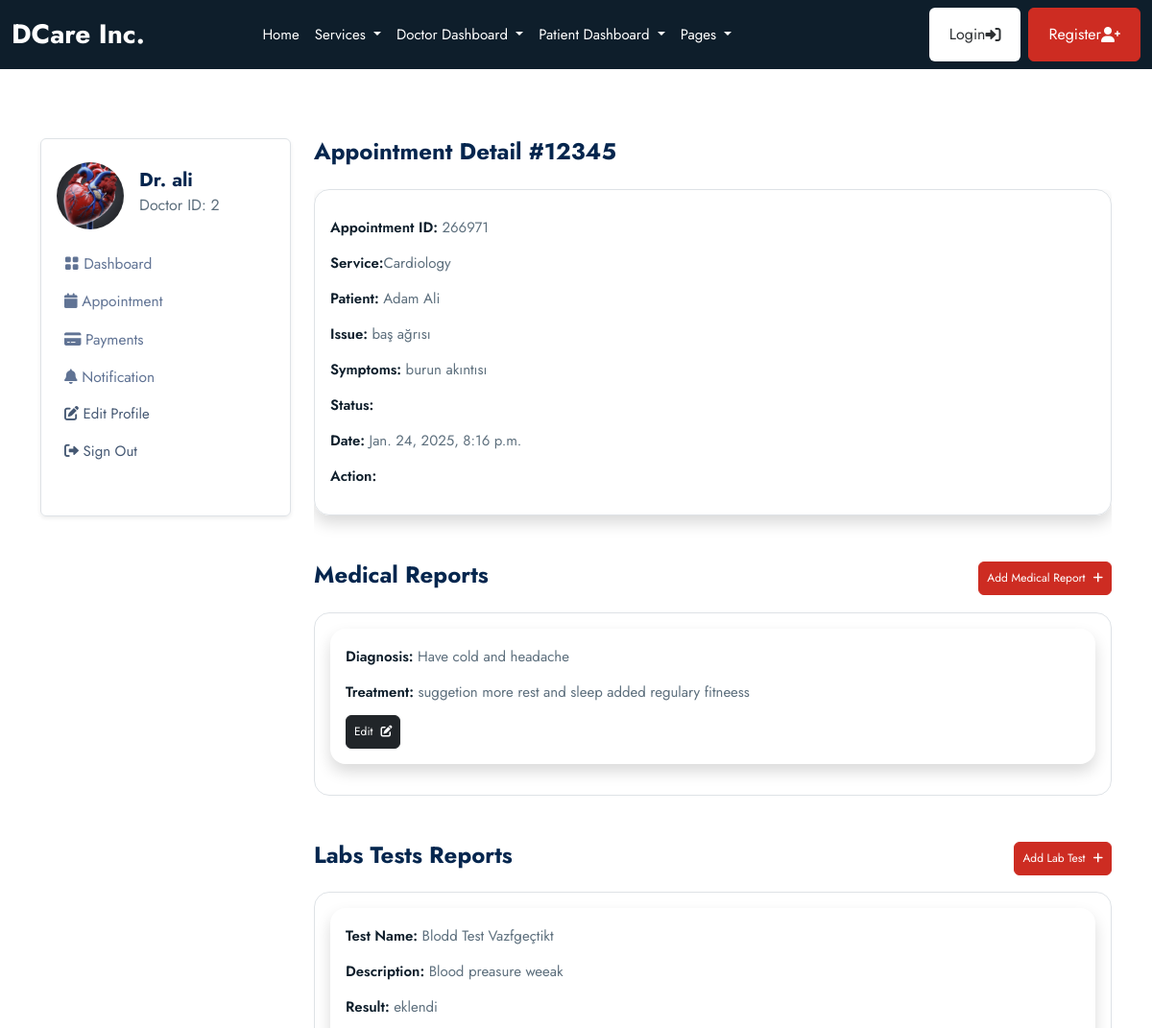
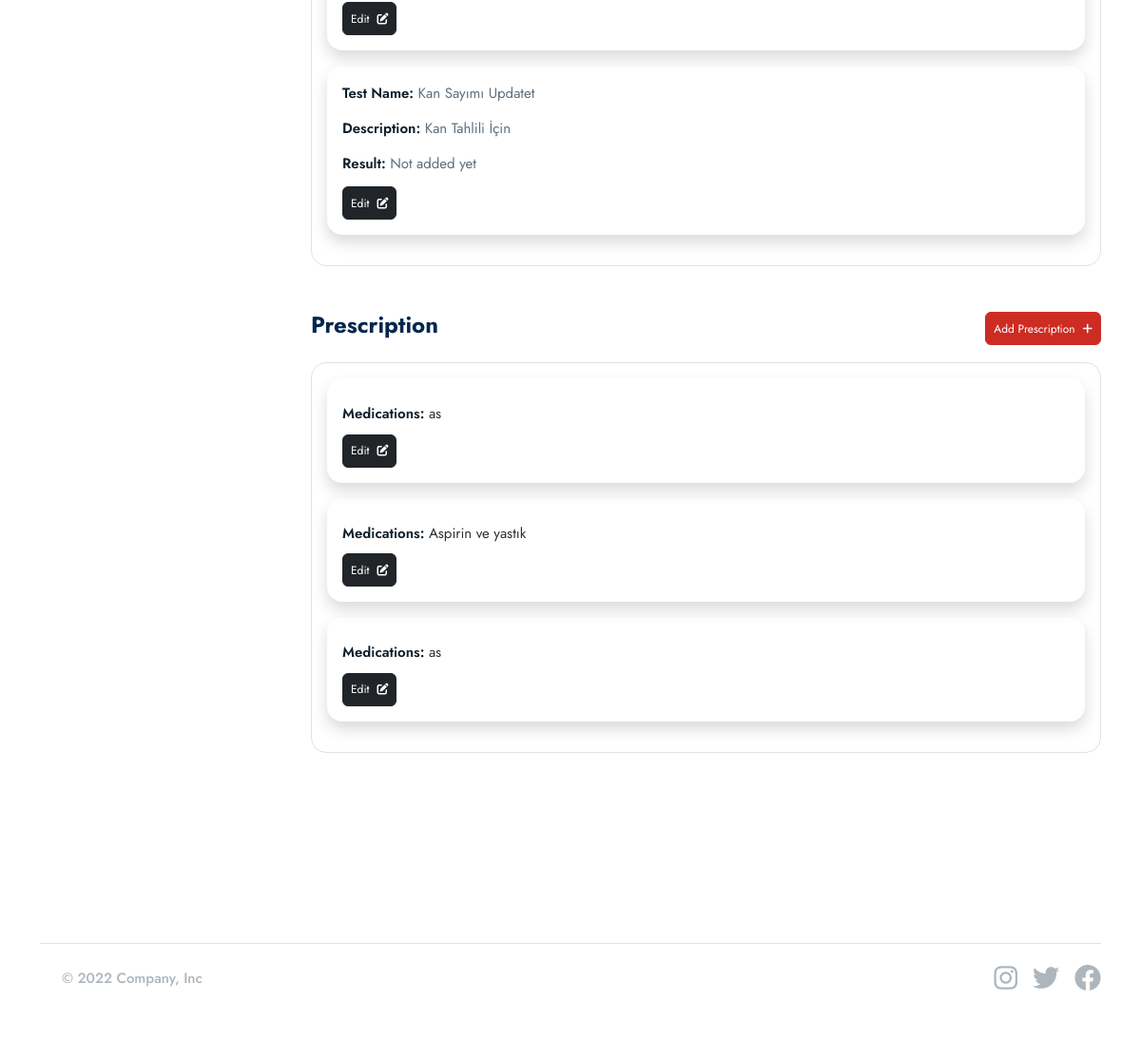
The app's page /doctor/appointments/266971/ (signed in) with its own data (2 pictures, top to bottom).
### userauths/models.py (models this page shows, shortened)
class User(AbstractUser):
    email = models.EmailField(unique=True)
    username = models.CharField(max_length=100, null=True, blank=True)
    user_type =models.CharField(max_length=50, choices=USER_TYPE, null=True, blank=True, default=None)
    USERNAME_FIELD = "email"
    REQUIRED_FIELDS = ["username"]

### doctor/models.py (models this page shows, shortened)
class Doctor(models.Model):
    user = models.OneToOneField(userauths_models.User, on_delete=models.CASCADE)
    image = models.FileField(upload_to="images", null=True, blank=True)
    full_name = models.CharField(max_length=100, null=True, blank=True)
    mobile = models.CharField(max_length=100, null=True, blank=True)
    country = models.CharField(max_length=100, null=True, blank=True)
    bio = models.CharField(max_length=100, null=True, blank=True)
    specialization = models.CharField(max_length=100, null=True, blank=True)
    qualifications = models.CharField(max_length=100, null=True, blank=True)
    years_of_experience = models.CharField(max_length=100, null=True, blank=True)
    next_available_appointment_date = models.DateTimeField(default=timezone.now, null=True, blank=True)

### base/models.py (models this page shows, shortened)
class Appointment(models.Model):
    STATUS = [
        ("scheduled","scheduled"),
        ("completed","completed"),
        ("pending","pending"),
        ("cancelled","cancelled"),
    ]
    service = models.ForeignKey(Service, on_delete= models.SET_NULL, null=True, blank=True,related_name="service_appointments")
    doctor = models.ForeignKey(doctor_models.Doctor,on_delete= models.SET_NULL, null=True, blank=True,related_name="doctor_appointments" )
    patient = models.ForeignKey(patient_models.Patient,on_delete= models.SET_NULL, null=True, blank=True,related_name="appointments_patient" )
    appointment_date = models.DateTimeField(null=True, blank=True)
    issues = models.TextField(blank=True,null=True)
    symptoms = models.TextField(blank=True,null=True)
    appointment_id =ShortUUIDField(length=6, max_length=8, alphabet="1234567890")
    status = models.CharField(max_length=120, choices=STATUS)

class Service(models.Model):
    image = models.FileField(upload_to="images", null=True, blank=True)
    name= models.CharField(max_length=100)
    desciription= models.TextField(blank=True, null=True)
    cost = models.DecimalField(max_digits=10, decimal_places=2)
    available_doctors= models.ManyToManyField(doctor_models.Doctor, blank=True)

class MedicalRecord(models.Model):
    appointment = models.ForeignKey(Appointment, on_delete=models.CASCADE)
    diagnosis = models.TextField()
    treatment = models.TextField()

class LabTest(models.Model):
    appointment = models.ForeignKey(Appointment, on_delete=models.CASCADE)
    test_name = models.CharField(max_length=255)
    description = models.TextField(blank=True, null=True)
    result = models.TextField(blank=True, null=True)

class Prescription(models.Model):
    appointment = models.ForeignKey(Appointment, on_delete=models.CASCADE)
    medications = models.TextField(blank=True, null=True)

### patient/models.py (models this page shows, shortened)
class Patient(models.Model):
    user = models.OneToOneField(userauths_models.User, on_delete=models.CASCADE)
    image = models.FileField(upload_to="images", null=True, blank=True)
    full_name = models.CharField(max_length=100, null=True, blank=True)
    email = models.CharField(max_length=100, null=True, blank=True)
    mobile = models.CharField(max_length=100, null=True, blank=True)
    adress = models.CharField(max_length=100, null=True, blank=True)
    gender = models.CharField(max_length=100, null=True, blank=True)
    dob = models.DateTimeField(default=timezone.now, null=True, blank=True)
    blood_group = models.CharField(max_length=100, null=True, blank=True)

### doctor/views.py (the view)
# urls.py: path("appointments/<appointment_id>/", views.appointment_detail, name="appointment_detail"),
@login_required
def appointment_detail(request,appointment_id):
    doctor = doctor_models.Doctor.objects.get(user=request.user)
    appointment = base_models.Appointment.objects.get(appointment_id=appointment_id, doctor=doctor)
    medical_records= base_models.MedicalRecord.objects.filter(appointment=appointment)
    lab_tests = base_models.LabTest.objects.filter(appointment=appointment)
    prescriptions = base_models.Prescription.objects.filter(appointment=appointment)
    context = {
        "appointment":appointment,
        "medical_records":medical_records,
        "lab_tests":lab_tests,
        "prescriptions":prescriptions
    }
    return render (request, "doctor/appointment_detail.html", context)

### templates/doctor/appointment_detail.html (shortened to what this page needs)
{% extends "partials/base.html"%} {% block content %}
<section class="pt-5 pb-5">
  <div class="container">
    <div class="row mt-0 mt-md-4">
      {% include "doctor/sidebar.html" %}
      <div class="col-lg-9 col-md-8 col-12">
        <h4 class="mb-0 mb-4 fw-bold">Appointment Detail #12345</h4>
        <div class="card mb-4">
          <div class="shadow border p-3 mb-4 rounded-4">
            <p>
              <a>
                <p>
                  <span class="fw-semibold text-dark">Appointment ID:</span>
                  {{appointment.appointment_id}}
                </p>
                <p>
                  <span class="fw-semibold text-dark">Service:</span
                  >{{appointment.service.name}}
                </p>
                <p>
                  <span class="fw-semibold text-dark">Patient:</span>
                  {{appointment.patient.full_name}}
                </p>
                <p>
                  <span class="fw-semibold text-dark">Issue:</span>
                  {{appointment.issues}}
                </p>
                <p>
                  <span class="fw-semibold text-dark">Symptoms:</span>
                  {{appointment.symptoms}}
                </p>
                <p>
                  <span class="fw-semibold text-dark">Status:</span>
                </p>
                <p>
                  <span class="fw-semibold text-dark">Date:</span>
                  {{appointment.appointment_date}}
                </p>
                <p>
                  <span class="fw-semibold text-dark">Action:</span>
                </p>
              </a>
            </p>
          </div>
        </div>
        <div id="medical-report">
          <div class="d-flex justify-content-between">
            <h4 class="mb-0 mb-4 fw-bold">Medical Reports</h4>
            <button
              class="btn btn-primary btn-sm"
              type="button"
              data-bs-toggle="collapse"
              data-bs-target="#collapseMedicalReport"
              aria-expanded="false"
              aria-controls="collapseMedicalReport"
            >
              Add Medical Report <i class="fas fa-plus ms-2"></i>
            </button>
          </div>
          <div class="card mb-4">
            <div class="border p-3 mb-4 rounded-4">
              <div class="shadow p-3 rounded-4 mb-3">
                {% for m in medical_records %}
                <p>
                  <span class="fw-semibold text-dark">Diagnosis:</span>
                  {{m.diagnosis}}
                </p>
                <p>
                  <span class="fw-semibold text-dark">Treatment:</span>
                  {{m.treatment}}
                </p>
                <button
                  class="btn btn-dark btn-sm"
                  type="button"
                  data-bs-toggle="collapse"
                  data-bs-target="#collapseMedicalRecord{{m.id}}"
                  aria-expanded="false"
                  aria-controls="collapseMedicalRecord{{m.id}}"
                >
                  Edit <i class="fas fa-edit ms-2"></i>
                </button>
              </div>
              {% empty %}
              <p>No medical records</p>
              {% endfor%}
            </div>
          </div>
        </div>
        <div id="lab-test">
          <div class="d-flex justify-content-between">
            <h4 class="mb-0 mb-4 fw-bold">Labs Tests Reports</h4>
            <button
              class="btn btn-primary btn-sm"
              type="button"
              data-bs-toggle="collapse"
              data-bs-target="#collapseLabTest"
              aria-expanded="false"
              aria-controls="collapseLabTest"
            >
              Add Lab Test <i class="fas fa-plus ms-2"></i>
            </button>
          </div>
          <div class="card mb-4">
            <div class="border p-3 mb-4 rounded-4">
              {% for l in lab_tests %}
              <div class="shadow p-3 rounded-4 mb-3">
                <p>
                  <span class="fw-semibold text-dark">Test Name:</span>
                  {{l.test_name}}t
                </p>
                <p>
                  <span class="fw-semibold text-dark">Description:</span>
                  {{l.description}}
                </p>
                <p>
                  <span class="fw-semibold text-dark">Result:</span>
                  {{l.result|default:"Not added yet"}}
                </p>
                <button
                  class="btn btn-dark btn-sm"
                  type="button"
                  data-bs-toggle="collapse"
                  data-bs-target="#collapseLabTest{{l.id}}"
                  aria-expanded="false"
                  aria-controls="collapseLabTest{{l.id}}"
                >
                  Edit <i class="fas fa-edit ms-2"></i>
                </button>
              </div>
              {% empty %}
              <p>No lab tests</p>
              {% endfor %}
            </div>
          </div>
        </div>
        <div class="d-flex justify-content-between">
          <h4 class="mb-0 mb-4 fw-bold">Prescription</h4>
          <button
            class="btn btn-primary btn-sm"
            type="button"
            data-bs-toggle="collapse"
            data-bs-target="#collapsePrescription"
            aria-expanded="false"
            aria-controls="collapsePrescription"
          >
            Add Prescription <i class="fas fa-plus ms-2"></i>
          </button>
        </div>
        <div class="card mb-4">
          <div class="border p-3 mb-4 rounded-4">
            {% for p in prescriptions %}
            <div class="shadow p-3 rounded-4 mb-3">
              <p>
                <span class="fw-semibold text-dark">Medications:</span>
                {{p.medications}}
              </p>
              <button
                class="btn btn-dark btn-sm"
                type="button"
                data-bs-toggle="collapse"
                data-bs-target="#collapsePrescription1"
                aria-expanded="false"
                aria-controls="collapsePrescription1"
              >
                Edit <i class="fas fa-edit ms-2"></i>
              </button>
            </div>
            {% empty %}
            <p>No prescriptions</p>
            {% endfor %}
          </div>
        </div>
      </div>
    </div>
  </div>
</section>
{% endblock content %}

### templates/doctor/sidebar.html (shortened to what this page needs)
<div class="col-lg-3 col-md-4 col-12">
  <nav
    class="navbar navbar-expand-md shadow-sm mb-4 mb-lg-0 sidenav border rounded"
  >
    <div class="collapse navbar-collapse p-3" id="sidenav">
      <div class="navbar-nav flex-column">
        <div class="d-flex align-items-center mb-3">
          {% if request.user.doctor.image.url %}
          <img
            src="{{request.user.doctor.image.url}}"
            alt="avatar"
            class="rounded-circle avatar-xl"
            style="width: 70px; height: 70px; object-fit: cover"
          />
          {% endif %}
          <div class="ms-3">
            <h5 class="mb-0 fw-bold">Dr. {{request.user.doctor.full_name}}</h5>
            <p class="mb-1 fs-6">Doctor ID: {{request.user.doctor.id}}</p>
          </div>
        </div>
        <ul class="list-unstyled ms-n2 mb-4">
          <li class="nav-item">
            <a class="dropdown-item nav-link" href="{% url 'doctor:dashboard'%}"
              ><i class="bi bi-grid-fill"></i> Dashboard</a
            >
          </li>
          <li class="nav-item">
            <a
              class="dropdown-item nav-link"
              href="{% url 'doctor:appointments'%}"
              ><i class="fas fa-calendar"></i> Appointment</a
            >
          </li>
          <li class="nav-item">
            <a class="dropdown-item nav-link" href="{% url 'doctor:payments'%}"
              ><i class="fas fa-credit-card"></i> Payments</a
            >
          </li>
          <li class="nav-item">
            <a
              class="dropdown-item nav-link"
              href="{% url 'doctor:notifications'%}"
              ><i class="fas fa-bell"></i> Notification</a
            >
          </li>
          <li class="nav-item">
            <a class="nav-link" href="{% url 'patient:profile'%}">
              <i class="fas fa-edit"></i> Edit Profile
            </a>
          </li>
          <li class="nav-item">
            <a class="nav-link" href=".{% url 'userauths:sign-out'%}">
              <i class="fas fa-sign-out-alt"></i> Sign Out
            </a>
          </li>
        </ul>
      </div>
    </div>
  </nav>
</div>

### records on screen
User: user.doctor.image (picture), user.doctor.full_name "ali", user.doctor.id "2"
Appointment: appointment_id "266971", service.name "Cardiology", patient.full_name "Adam Ali", issues "baş ağrısı", symptoms "burun akıntısı", appointment_date "Jan. 24, 2025, 8:16 p.m."
MedicalRecord: diagnosis "Have cold and headache", treatment "suggetion more rest and sleep added regulary fitneess"
LabTest: test_name "Blodd Test Vazfgeçtik", description "Blood preasure weeak", result "eklendi"
LabTest: test_name "Kan Sayımı Update", description "Kan Tahlili İçin", result "Not added yet"
Prescription: medications "as"
Prescription: medications "Aspirin ve yastık"
Prescription: medications "as"
